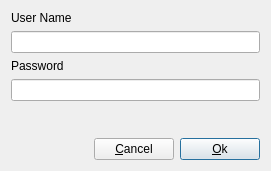
<ui version="4.0" >
 <class>PasswordDialog</class>
 <widget class="QDialog" name="PasswordDialog" >
  <property name="geometry" >
   <rect>
    <x>0</x>
    <y>0</y>
    <width>271</width>
    <height>171</height>
   </rect>
  </property>
  <property name="windowTitle" >
   <string>Authentication</string>
  </property>
  <layout class="QVBoxLayout" name="verticalLayout" >
   <item>
    <widget class="QLabel" name="label" >
     <property name="text" >
      <string>User Name</string>
     </property>
    </widget>
   </item>
   <item>
    <widget class="QLineEdit" name="UserEntry" />
   </item>
   <item>
    <widget class="QLabel" name="label_2" >
     <property name="text" >
      <string>Password</string>
     </property>
    </widget>
   </item>
   <item>
    <widget class="QLineEdit" name="PasswordEntry" >
     <property name="echoMode" >
      <enum>QLineEdit::Password</enum>
     </property>
    </widget>
   </item>
   <item>
    <spacer name="verticalSpacer" >
     <property name="orientation" >
      <enum>Qt::Vertical</enum>
     </property>
     <property name="sizeHint" stdset="0" >
      <size>
       <width>20</width>
       <height>9</height>
      </size>
     </property>
    </spacer>
   </item>
   <item>
    <layout class="QHBoxLayout" name="horizontalLayout" >
     <item>
      <spacer name="horizontalSpacer" >
       <property name="orientation" >
        <enum>Qt::Horizontal</enum>
       </property>
       <property name="sizeHint" stdset="0" >
        <size>
         <width>40</width>
         <height>20</height>
        </size>
       </property>
      </spacer>
     </item>
     <item>
      <widget class="QPushButton" name="CancelButton" >
       <property name="text" >
        <string>&amp;Cancel</string>
       </property>
      </widget>
     </item>
     <item>
      <widget class="QPushButton" name="OkButton" >
       <property name="text" >
        <string>&amp;Ok</string>
       </property>
       <property name="default" >
        <bool>true</bool>
       </property>
      </widget>
     </item>
    </layout>
   </item>
  </layout>
 </widget>
 <resources/>
 <connections>
  <connection>
   <sender>UserEntry</sender>
   <signal>returnPressed()</signal>
   <receiver>PasswordEntry</receiver>
   <slot>setFocus()</slot>
   <hints>
    <hint type="sourcelabel" >
     <x>137</x>
     <y>49</y>
    </hint>
    <hint type="destinationlabel" >
     <x>152</x>
     <y>101</y>
    </hint>
   </hints>
  </connection>
  <connection>
   <sender>PasswordEntry</sender>
   <signal>returnPressed()</signal>
   <receiver>OkButton</receiver>
   <slot>click()</slot>
   <hints>
    <hint type="sourcelabel" >
     <x>278</x>
     <y>108</y>
    </hint>
    <hint type="destinationlabel" >
     <x>336</x>
     <y>272</y>
    </hint>
   </hints>
  </connection>
  <connection>
   <sender>OkButton</sender>
   <signal>clicked()</signal>
   <receiver>PasswordDialog</receiver>
   <slot>accept()</slot>
   <hints>
    <hint type="sourcelabel" >
     <x>356</x>
     <y>272</y>
    </hint>
    <hint type="destinationlabel" >
     <x>343</x>
     <y>220</y>
    </hint>
   </hints>
  </connection>
  <connection>
   <sender>CancelButton</sender>
   <signal>clicked()</signal>
   <receiver>PasswordDialog</receiver>
   <slot>reject()</slot>
   <hints>
    <hint type="sourcelabel" >
     <x>262</x>
     <y>279</y>
    </hint>
    <hint type="destinationlabel" >
     <x>226</x>
     <y>220</y>
    </hint>
   </hints>
  </connection>
 </connections>
</ui>
